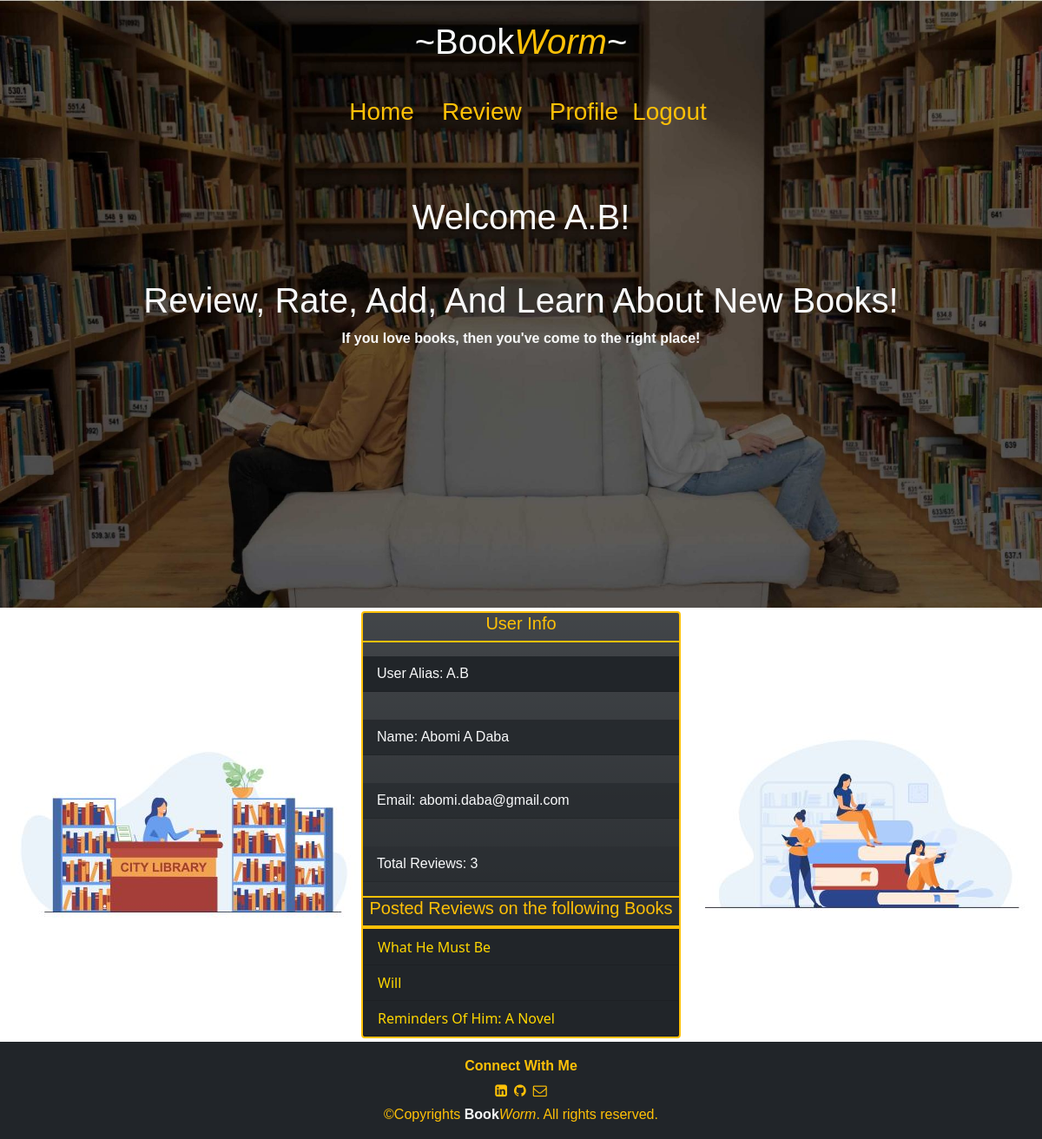
The app's page /2 (signed in) with its own data.
### apps/users/models.py (models this page shows)
class User(models.Model):
    name = models.CharField(max_length=255)
    alias = models.CharField(max_length=255)
    email = models.CharField(max_length=255)
    password = models.CharField(max_length=255)
    created_at = models.DateTimeField(auto_now_add=True)
    updated_at = models.DateTimeField(auto_now=True)
    objects = UserManager()

### apps/books/models.py (models this page shows)
class Review(models.Model):
    review = models.TextField()
    rating = models.IntegerField()
    user = models.ForeignKey(User, related_name='book_reviews', on_delete= CASCADE)
    book = models.ForeignKey(Book, related_name='reviews', on_delete=models.CASCADE)
    created_at = models.DateTimeField(auto_now_add=True)
    updated_at = models.DateTimeField(auto_now=True)
    objects = BookManager()

class Book(models.Model):
    title = models.CharField(max_length=255)
    author = models.TextField()
    uploaded_by = models.ForeignKey(User, related_name='uploaded_books', on_delete=models.CASCADE)
    created_at = models.DateTimeField(auto_now_add=True)
    updated_at = models.DateTimeField(auto_now=True)
    objects = BookManager()

### apps/users/views.py (the view)
# urls.py: path('<int:user_id>', views.user_page)
def user_page(request, user_id):
    if 'user_id' not in request.session:
        return redirect('/')
    loged_in_user = User.objects.get(id= request.session['user_id'])
    context = {
        'user': User.objects.get(id = user_id),
        'loged_in_user' : loged_in_user
    }
    user = User.objects.get(id = request.session['user_id'])
    print(user.book_reviews.all())
    return render(request, 'user_page.html', context)

### apps/users/templates/user_page.html (shortened to what this page needs)
<!DOCTYPE html>
<html lang="en">
<head>
    {% load static %}
    <link rel="stylesheet" href="{% static 'css/user_page.css' %}">
    <link href="https://cdn.jsdelivr.net/npm/bootstrap@5.1.3/dist/css/bootstrap.min.css" rel="stylesheet">
    <link rel="stylesheet" href="https://cdnjs.cloudflare.com/ajax/libs/font-awesome/4.7.0/css/font-awesome.min.css">
</head>
<body>
    <div class="container-fluid header">
        <h1 class="text-light  text-center py-4 text-decoration-underlin">~Book<i class="text-warning">Worm</i>~</h1>
        <nav class="navbar text-light p-2 mb-5">
            <div class="container-xxl">
                <div class=" d-flex justify-content-between m-auto">
                    <h3><a class="link-warning text-decoration-none mx-3" href="/books">Home</a></h3>
                    <h3><a class="link-warning text-decoration-none mx-3" href="/books/add">Review</a></h3>
                    <h3><a class="link-warning text-decoration-none mx-3" href="/{{user.id}}">Profile</a></h3>
                    <h3><a class="link-warning text-decoration-none" href="/logout">Logout</a></h3>
                </div>
        </nav>
        <div class="container pt-3">
            <h1 class="text-center text-light">Welcome {{user.alias}}!</h1>
            <h1 class="text-center text-light mt-5">Review, Rate, Add, And Learn About New Books! </h1>
            <p class="text-center text-light"><strong> If you love books, then you've come to the right place!</strong> </p>
        </div>
    </div>
    <div class="container-fluid w-100 d-flex justify-content-between align-items-center">
        <img class="" src="../static/img/8364.jpg" alt="library">
        <div class="card m-1 w-50 text-light bg-dark bg-gradient border-2 border-warning">
            <h5 class="card-title text-center text-warning">User Info</h5>
            <ul class="list-group list-group-flush">
                <p><li class="font list-group-item text-light bg-dark">User Alias: {{user.alias}}</li></p>
                <p><li class="list-group-item text-light bg-dark bg-opacity-75">Name: {{user.name}}</li></p>
                <p><li class="list-group-item text-light bg-dark bg-opacity-50">Email: {{user.email}}</li></p>
                <p><li class="list-group-item text-light bg-dark bg-opacity-25">Total Reviews: {{user.book_reviews.count}}</li></p>
            </ul>
            <h5 class="card-title text-center text-warning">Posted Reviews on the following Books</h5>
            <ul class="list-group list-group-flush"></ul>
            {% for review in user.book_reviews.all %}
                <li class="list-group-item bg-dark "><a class="link text-decoration-none" href="/books/{{review.book.id}}">{{review.book.title}}</a></li>
            {% endfor %}
        </div>
        <img src="../static/img/6263.jpg" alt="">
    </div>
    <footer class="p-3 bg-dark">
        <p class="text-center text-warning mb-0"><strong>Connect With Me</strong></p>
        <div class="d-flex justify-content-center align-items-center">
            <a class="link-warning p-1" href="#">
                <i class="fa fa-linkedin-square" aria-hidden="true"></i>
            </a>
            <a class="link-warning p-1" href="#">
                <i class="fa fa-github" aria-hidden="true"></i>
            </a>
            <a class="link-warning p-1" href="#">
                <i class="fa fa-envelope-o" aria-hidden="true"></i>
            </a>
        </div>
        <p class="text-center text-warning mb-0">&copy;Copyrights <strong class="text-light">Book</strong><i>Worm</i>. All rights reserved.</p>
    </footer>
</body>
</html>

### apps/users/static/css/user_page.css (style rules this page uses)
.header { background-image:url(../img/wepik-2022229-142624.jpg); height: 350px; background-repeat: no-repeat; background-size: cover; height: 700px; animation: change 15s infinite ease-in-out; }
h1, h2, h3, p, h5 , ul { font-family:Verdana, Geneva, Tahoma, sans-serif }
.link { color: gold; }

### records on screen
User: alias "A.B", name "Abomi A Daba", email "abomi.daba@gmail.com", book_reviews.count "3"
Review: book "What He Must Be"
Review: book "Will"
Review: book "Reminders Of Him: A Novel"
